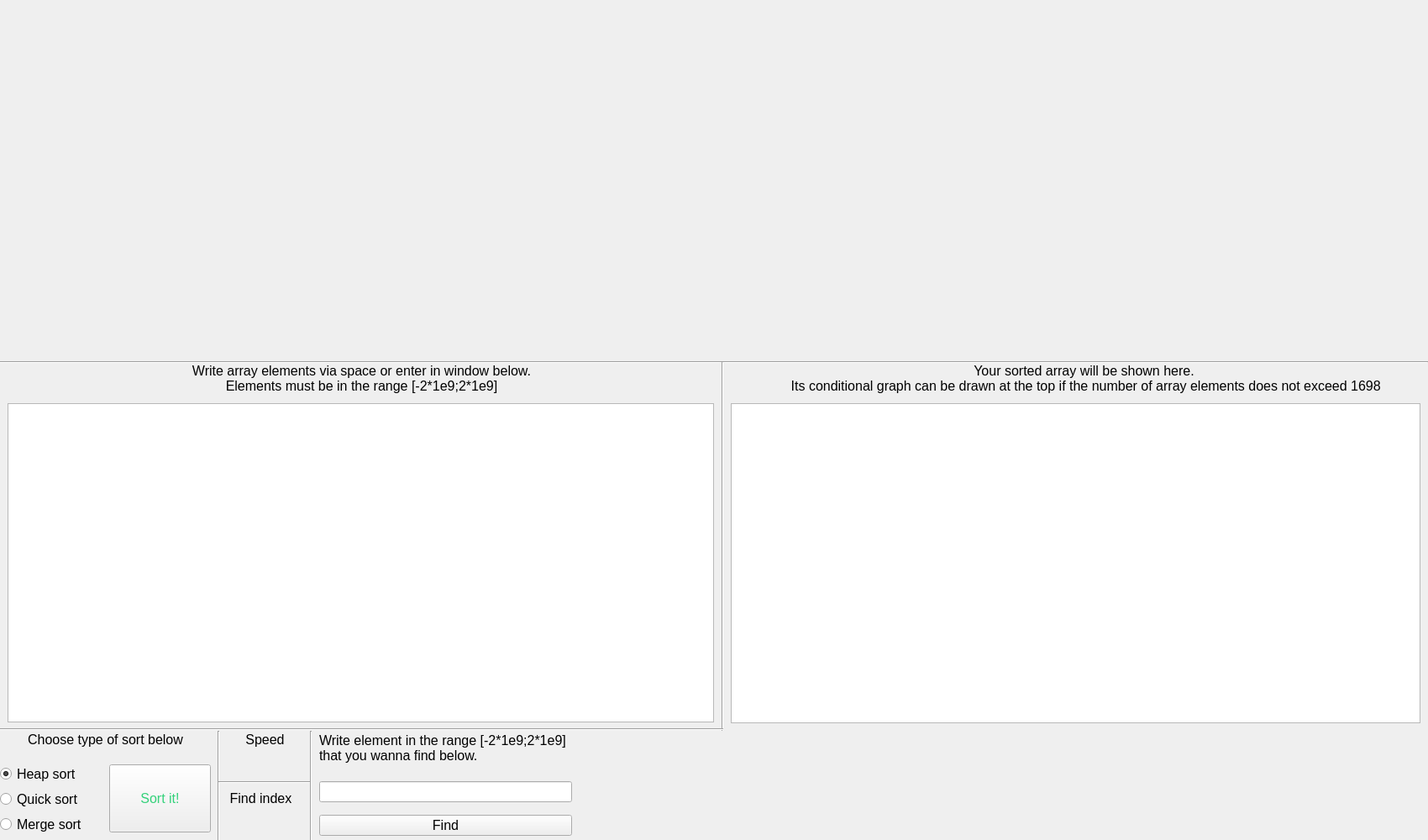
<?xml version="1.0" encoding="UTF-8"?>
<ui version="4.0">
 <class>MainWindow</class>
 <widget class="QMainWindow" name="MainWindow">
  <property name="geometry">
   <rect>
    <x>0</x>
    <y>0</y>
    <width>1700</width>
    <height>1000</height>
   </rect>
  </property>
  <property name="minimumSize">
   <size>
    <width>1700</width>
    <height>1000</height>
   </size>
  </property>
  <property name="maximumSize">
   <size>
    <width>1700</width>
    <height>1000</height>
   </size>
  </property>
  <property name="font">
   <font>
    <pointsize>12</pointsize>
   </font>
  </property>
  <property name="windowTitle">
   <string>Sort</string>
  </property>
  <property name="windowIcon">
   <iconset>
    <normaloff>../build-T1-Desktop_Qt_6_6_2_GCC_64bit-Debug/Без_имени-1-removebg-preview.png</normaloff>../build-T1-Desktop_Qt_6_6_2_GCC_64bit-Debug/Без_имени-1-removebg-preview.png</iconset>
  </property>
  <widget class="QWidget" name="centralwidget">
   <widget class="Line" name="line">
    <property name="geometry">
     <rect>
      <x>0</x>
      <y>430</y>
      <width>1700</width>
      <height>3</height>
     </rect>
    </property>
    <property name="styleSheet">
     <string notr="true">color:rgb(2, 16, 42)</string>
    </property>
    <property name="orientation">
     <enum>Qt::Horizontal</enum>
    </property>
   </widget>
   <widget class="Line" name="line_2">
    <property name="geometry">
     <rect>
      <x>850</x>
      <y>430</y>
      <width>20</width>
      <height>440</height>
     </rect>
    </property>
    <property name="styleSheet">
     <string notr="true">color:rgb(2, 16, 42)</string>
    </property>
    <property name="orientation">
     <enum>Qt::Vertical</enum>
    </property>
   </widget>
   <widget class="QLabel" name="label">
    <property name="geometry">
     <rect>
      <x>0</x>
      <y>430</y>
      <width>861</width>
      <height>41</height>
     </rect>
    </property>
    <property name="font">
     <font>
      <pointsize>12</pointsize>
      <bold>false</bold>
     </font>
    </property>
    <property name="text">
     <string>Write array elements via space or enter in window below.
Elements must be in the range [-2*1e9;2*1e9]</string>
    </property>
    <property name="alignment">
     <set>Qt::AlignCenter</set>
    </property>
   </widget>
   <widget class="QLabel" name="label_2">
    <property name="geometry">
     <rect>
      <x>860</x>
      <y>430</y>
      <width>861</width>
      <height>41</height>
     </rect>
    </property>
    <property name="font">
     <font>
      <pointsize>12</pointsize>
      <bold>false</bold>
     </font>
    </property>
    <property name="text">
     <string>Your sorted array will be shown here.
 Its conditional graph can be drawn at the top if the number of array elements does not exceed 1698</string>
    </property>
    <property name="alignment">
     <set>Qt::AlignCenter</set>
    </property>
   </widget>
   <widget class="QRadioButton" name="Heap">
    <property name="enabled">
     <bool>true</bool>
    </property>
    <property name="geometry">
     <rect>
      <x>0</x>
      <y>910</y>
      <width>101</width>
      <height>23</height>
     </rect>
    </property>
    <property name="text">
     <string>Heap sort</string>
    </property>
    <property name="checked">
     <bool>true</bool>
    </property>
    <attribute name="buttonGroup">
     <string notr="true">typeofsort</string>
    </attribute>
   </widget>
   <widget class="QLabel" name="label_3">
    <property name="geometry">
     <rect>
      <x>0</x>
      <y>870</y>
      <width>251</width>
      <height>21</height>
     </rect>
    </property>
    <property name="text">
     <string>Choose type of sort below</string>
    </property>
    <property name="alignment">
     <set>Qt::AlignCenter</set>
    </property>
   </widget>
   <widget class="QRadioButton" name="Quick">
    <property name="geometry">
     <rect>
      <x>0</x>
      <y>940</y>
      <width>101</width>
      <height>23</height>
     </rect>
    </property>
    <property name="text">
     <string>Quick sort</string>
    </property>
    <attribute name="buttonGroup">
     <string notr="true">typeofsort</string>
    </attribute>
   </widget>
   <widget class="QRadioButton" name="Merge">
    <property name="geometry">
     <rect>
      <x>0</x>
      <y>970</y>
      <width>101</width>
      <height>23</height>
     </rect>
    </property>
    <property name="text">
     <string>Merge sort</string>
    </property>
    <attribute name="buttonGroup">
     <string notr="true">typeofsort</string>
    </attribute>
   </widget>
   <widget class="QPushButton" name="sortButton">
    <property name="geometry">
     <rect>
      <x>130</x>
      <y>910</y>
      <width>121</width>
      <height>81</height>
     </rect>
    </property>
    <property name="styleSheet">
     <string notr="true">color:rgb(51, 209, 122)</string>
    </property>
    <property name="text">
     <string>Sort it!</string>
    </property>
   </widget>
   <widget class="Line" name="line_4">
    <property name="geometry">
     <rect>
      <x>250</x>
      <y>870</y>
      <width>21</width>
      <height>141</height>
     </rect>
    </property>
    <property name="styleSheet">
     <string notr="true">color:rgb(2, 16, 42)</string>
    </property>
    <property name="orientation">
     <enum>Qt::Vertical</enum>
    </property>
   </widget>
   <widget class="Line" name="line_5">
    <property name="geometry">
     <rect>
      <x>0</x>
      <y>1000</y>
      <width>590</width>
      <height>20</height>
     </rect>
    </property>
    <property name="orientation">
     <enum>Qt::Horizontal</enum>
    </property>
   </widget>
   <widget class="QLabel" name="label_4">
    <property name="geometry">
     <rect>
      <x>380</x>
      <y>870</y>
      <width>301</width>
      <height>41</height>
     </rect>
    </property>
    <property name="text">
     <string>Write element in the range [-2*1e9;2*1e9]
that you wanna find below.</string>
    </property>
   </widget>
   <widget class="QPlainTextEdit" name="ArrayText">
    <property name="geometry">
     <rect>
      <x>9</x>
      <y>480</y>
      <width>841</width>
      <height>380</height>
     </rect>
    </property>
   </widget>
   <widget class="QLineEdit" name="element">
    <property name="geometry">
     <rect>
      <x>380</x>
      <y>930</y>
      <width>301</width>
      <height>25</height>
     </rect>
    </property>
    <property name="text">
     <string/>
    </property>
    <property name="alignment">
     <set>Qt::AlignCenter</set>
    </property>
   </widget>
   <widget class="QPushButton" name="findButton">
    <property name="enabled">
     <bool>true</bool>
    </property>
    <property name="geometry">
     <rect>
      <x>380</x>
      <y>970</y>
      <width>301</width>
      <height>25</height>
     </rect>
    </property>
    <property name="text">
     <string>Find</string>
    </property>
    <property name="checkable">
     <bool>false</bool>
    </property>
    <property name="checked">
     <bool>false</bool>
    </property>
   </widget>
   <widget class="QLabel" name="label_5">
    <property name="geometry">
     <rect>
      <x>700</x>
      <y>870</y>
      <width>1011</width>
      <height>131</height>
     </rect>
    </property>
    <property name="text">
     <string/>
    </property>
    <property name="pixmap">
     <pixmap>../resource/cpp-master (1).png</pixmap>
    </property>
    <property name="scaledContents">
     <bool>true</bool>
    </property>
   </widget>
   <widget class="Line" name="line_3">
    <property name="geometry">
     <rect>
      <x>0</x>
      <y>860</y>
      <width>861</width>
      <height>16</height>
     </rect>
    </property>
    <property name="styleSheet">
     <string notr="true">color:rgb(2, 16, 42)</string>
    </property>
    <property name="orientation">
     <enum>Qt::Horizontal</enum>
    </property>
   </widget>
   <widget class="QTextBrowser" name="sortarr">
    <property name="geometry">
     <rect>
      <x>870</x>
      <y>480</y>
      <width>821</width>
      <height>381</height>
     </rect>
    </property>
   </widget>
   <widget class="QLabel" name="label_6">
    <property name="geometry">
     <rect>
      <x>260</x>
      <y>870</y>
      <width>111</width>
      <height>21</height>
     </rect>
    </property>
    <property name="text">
     <string>Speed</string>
    </property>
    <property name="alignment">
     <set>Qt::AlignCenter</set>
    </property>
   </widget>
   <widget class="QLabel" name="speed">
    <property name="geometry">
     <rect>
      <x>270</x>
      <y>900</y>
      <width>91</width>
      <height>20</height>
     </rect>
    </property>
    <property name="text">
     <string/>
    </property>
    <property name="alignment">
     <set>Qt::AlignCenter</set>
    </property>
   </widget>
   <widget class="Line" name="line_6">
    <property name="geometry">
     <rect>
      <x>360</x>
      <y>870</y>
      <width>21</width>
      <height>141</height>
     </rect>
    </property>
    <property name="styleSheet">
     <string notr="true">color:rgb(2, 16, 42)</string>
    </property>
    <property name="orientation">
     <enum>Qt::Vertical</enum>
    </property>
   </widget>
   <widget class="Line" name="line_7">
    <property name="geometry">
     <rect>
      <x>260</x>
      <y>930</y>
      <width>110</width>
      <height>3</height>
     </rect>
    </property>
    <property name="orientation">
     <enum>Qt::Horizontal</enum>
    </property>
   </widget>
   <widget class="QLabel" name="label_7">
    <property name="geometry">
     <rect>
      <x>265</x>
      <y>940</y>
      <width>91</width>
      <height>20</height>
     </rect>
    </property>
    <property name="text">
     <string>Find index</string>
    </property>
    <property name="alignment">
     <set>Qt::AlignCenter</set>
    </property>
   </widget>
   <widget class="QLabel" name="index">
    <property name="geometry">
     <rect>
      <x>270</x>
      <y>970</y>
      <width>91</width>
      <height>17</height>
     </rect>
    </property>
    <property name="text">
     <string/>
    </property>
    <property name="alignment">
     <set>Qt::AlignCenter</set>
    </property>
   </widget>
  </widget>
 </widget>
 <resources/>
 <connections/>
 <buttongroups>
  <buttongroup name="typeofsort"/>
 </buttongroups>
</ui>
